Frame 1 (no input): blank canvas, image omitted
Frame 60 (no input): blank canvas, image omitted
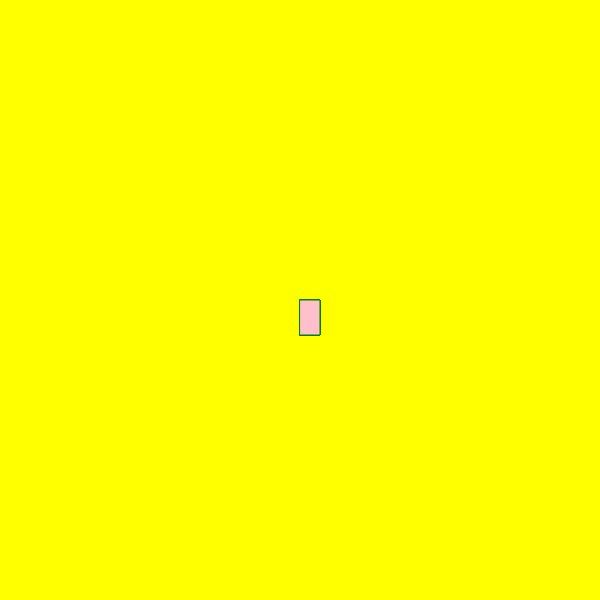
Frame 120 (the mouse pressed at the canvas centre since frame 60)

The p5.js sketch whose frames 1 and 60 were blank and that drew this single picture after the mouse press (run headless with seeded random() and noise() and a simulated clock; from frame 60 on, the mouse is pressed at the canvas centre):

// p5.js sketch
// ── sketch.js
function setup() {
    createCanvas(600, 600);
     background("yellow");
  }
  
  function draw() {
    
    stroke("green")
    fill("pink")
    
    //console.log(mouseIsPressed);
    
    if (mouseIsPressed) {
    rect(mouseX,mouseY,20,35);
    } 
    
  
  }
